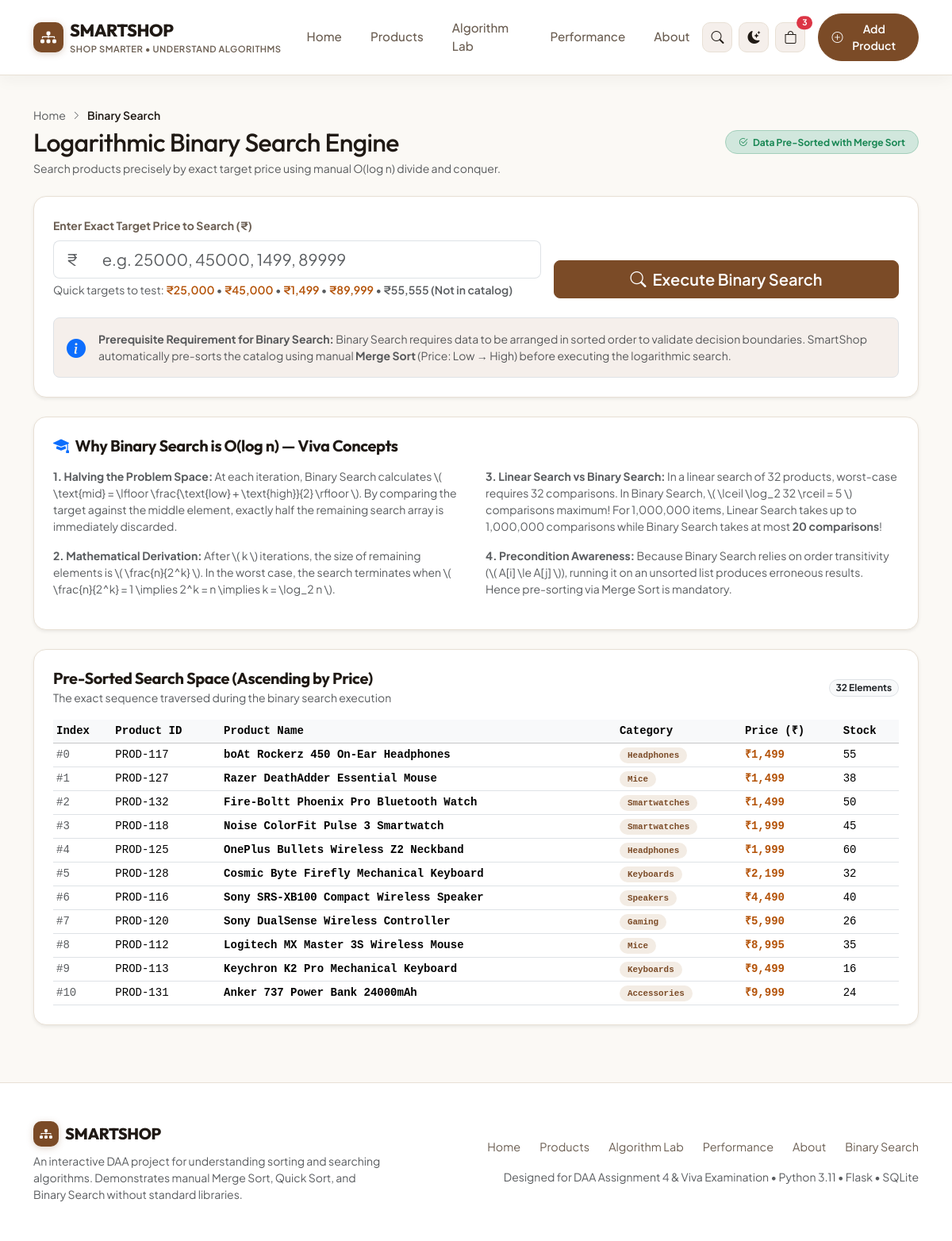
Screenshot of /search with the database file from the repository.
### tables this page shows
CREATE TABLE products (
        id TEXT PRIMARY KEY,
        name TEXT NOT NULL,
        category TEXT NOT NULL,
        price REAL NOT NULL,
        rating REAL NOT NULL,
        stock INTEGER NOT NULL,
        imageUrl TEXT NOT NULL
    );

### app.py (the view)
@app.route('/search')
def search():
    price_query = request.args.get('price', '').strip()
    search_result = None
    target_price = None
    all_products = get_all_products_as_dicts()
    sorted_products, _, _ = merge_sort(all_products, reverse=False)
    if price_query:
        try:
            target_price = float(price_query)
            search_result = binary_search(sorted_products, target_price)
        except ValueError:
            flash('Please enter a valid numeric price (e.g., 25000)', 'danger')
    return render_template(
        'search.html',
        sorted_products=sorted_products,
        search_result=search_result,
        target_price=target_price
    )

### templates/search.html (shortened to what this page needs)
{% extends 'base.html' %}
{% block content %}
<div class="container py-4">
    <div class="d-flex flex-column flex-md-row justify-content-between align-items-md-center gap-3 mb-4">
        <div>
            <div class="d-flex align-items-center gap-2 text-muted small mb-1">
                <a href="{{ url_for('index') }}" class="text-decoration-none text-muted">Home</a>
                <i class="bi bi-chevron-right" style="font-size: 0.7rem;"></i>
                <span class="text-primary-theme fw-semibold">Binary Search</span>
            </div>
            <h2 class="fw-extrabold mb-1">Logarithmic Binary Search Engine</h2>
            <p class="text-muted small mb-0">Search products precisely by exact target price using manual O(log n) divide and conquer.</p>
        </div>
        <span class="badge bg-success-subtle text-success border border-success-subtle rounded-pill px-3 py-2 align-self-start align-self-md-auto">
            <i class="bi bi-check2-circle me-1"></i> Data Pre-Sorted with Merge Sort
        </span>
    </div>
    <div class="card border-0 shadow-sm rounded-4 p-4 mb-4 theme-card">
        <form method="GET" action="{{ url_for('search') }}">
            <div class="row g-3 align-items-end">
                <div class="col-md-7">
                    <label for="searchPriceInput" class="form-label fw-bold small text-muted-theme">
                        Enter Exact Target Price to Search (₹)
                    </label>
                    <div class="input-group input-group-lg">
                        <span class="input-group-text bg-transparent border-end-0 text-muted">₹</span>
                        <input type="number" step="any" min="1" class="form-control border-start-0" id="searchPriceInput"
                               name="price" value="{{ target_price or '' }}" placeholder="e.g. 25000, 45000, 1499, 89999" required>
                    </div>
                    <div class="form-text small">
                        Quick targets to test:
                        <a href="{{ url_for('search', price=25000) }}" class="text-decoration-none text-price fw-semibold">₹25,000</a> •
                        <a href="{{ url_for('search', price=45000) }}" class="text-decoration-none text-price fw-semibold">₹45,000</a> •
                        <a href="{{ url_for('search', price=1499) }}" class="text-decoration-none text-price fw-semibold">₹1,499</a> •
                        <a href="{{ url_for('search', price=89999) }}" class="text-decoration-none text-price fw-semibold">₹89,999</a> •
                        <a href="{{ url_for('search', price=55555) }}" class="text-decoration-none text-muted fw-semibold">₹55,555 (Not in catalog)</a>
                    </div>
                </div>
                <div class="col-md-5 d-flex gap-2">
                    <button type="submit" class="btn btn-primary-custom btn-lg w-100 rounded-3 d-flex align-items-center justify-content-center gap-2">
                        <i class="bi bi-search"></i> Execute Binary Search
                    </button>
                </div>
            </div>
        </form>
        <div class="mt-4 p-3 rounded-3 bg-subtle-box border d-flex align-items-center gap-3">
            <i class="bi bi-info-circle-fill text-primary fs-4"></i>
            <div class="small text-muted">
                <strong>Prerequisite Requirement for Binary Search:</strong>
                Binary Search requires data to be arranged in sorted order to validate decision boundaries.
                SmartShop automatically pre-sorts the catalog using manual <strong>Merge Sort</strong> (Price: Low → High) before executing the logarithmic search.
            </div>
        </div>
    </div>
    <div class="card border-0 shadow-sm rounded-4 p-4 theme-card mb-4">
        <h5 class="fw-bold mb-3 text-primary-theme"><i class="bi bi-mortarboard-fill text-primary me-2"></i>Why Binary Search is O(log n) — Viva Concepts</h5>
        <div class="row g-4 small text-muted">
            <div class="col-md-6">
                <p>
                    <strong>1. Halving the Problem Space:</strong>
                    At each iteration, Binary Search calculates \( \text{mid} = \lfloor \frac{\text{low} + \text{high}}{2} \rfloor \).
                    By comparing the target against the middle element, exactly half the remaining search array is immediately discarded.
                </p>
                <p>
                    <strong>2. Mathematical Derivation:</strong>
                    After \( k \) iterations, the size of remaining elements is \( \frac{n}{2^k} \).
                    In the worst case, the search terminates when \( \frac{n}{2^k} = 1 \implies 2^k = n \implies k = \log_2 n \).
                </p>
            </div>
            <div class="col-md-6">
                <p>
                    <strong>3. Linear Search vs Binary Search:</strong>
                    In a linear search of 32 products, worst-case requires 32 comparisons.
                    In Binary Search, \( \lceil \log_2 32 \rceil = 5 \) comparisons maximum!
                    For 1,000,000 items, Linear Search takes up to 1,000,000 comparisons while Binary Search takes at most <strong>20 comparisons</strong>!
                </p>
                <p>
                    <strong>4. Precondition Awareness:</strong>
                    Because Binary Search relies on order transitivity (\( A[i] \le A[j] \)), running it on an unsorted list produces erroneous results. Hence pre-sorting via Merge Sort is mandatory.
                </p>
            </div>
        </div>
    </div>
    <div class="card border-0 shadow-sm rounded-4 p-4 theme-card">
        <div class="d-flex justify-content-between align-items-center mb-3">
            <div>
                <h5 class="fw-bold mb-0">Pre-Sorted Search Space (Ascending by Price)</h5>
                <span class="text-muted small">The exact sequence traversed during the binary search execution</span>
            </div>
            <span class="badge bg-light border text-dark rounded-pill">{{ sorted_products|length }} Elements</span>
        </div>
        <div class="table-responsive" style="max-height: 360px; overflow-y: auto;">
            <table class="table table-sm table-hover align-middle mb-0 font-monospace small">
                <thead class="table-light sticky-top">
                    <tr>
                        <th>Index</th>
                        <th>Product ID</th>
                        <th>Product Name</th>
                        <th>Category</th>
                        <th>Price (₹)</th>
                        <th>Stock</th>
                    </tr>
                </thead>
                <tbody>
                    {% for p in sorted_products %}
                    <tr {% if target_price and p.price == target_price %}class="table-warning fw-bold"{% endif %}>
                        <td class="text-muted">#{{ loop.index0 }}</td>
                        <td>{{ p.id }}</td>
                        <td class="font-sans fw-semibold">{{ p.name }}</td>
                        <td><span class="badge-category" style="font-size: 0.68rem;">{{ p.category }}</span></td>
                        <td class="text-price fw-bold">₹{{ "{:,.0f}".format(p.price) }}</td>
                        <td>{{ p.stock }}</td>
                    </tr>
                    {% endfor %}
                </tbody>
            </table>
        </div>
    </div>
</div>
{% endblock %}

### templates/base.html (shortened to what this page needs)
<!DOCTYPE html>
<html lang="en" data-theme="light">
<head>
    <link href="https://cdn.jsdelivr.net/npm/bootstrap@5.3.2/dist/css/bootstrap.min.css" rel="stylesheet">
    <link rel="stylesheet" href="https://cdn.jsdelivr.net/npm/bootstrap-icons@1.11.3/font/bootstrap-icons.min.css">
    <link rel="stylesheet" href="{{ url_for('static', filename='css/style.css') }}">
</head>
<body class="theme-body">
    <nav class="navbar navbar-expand-lg navbar-custom sticky-top py-2 py-lg-3">
        <div class="container">
            <a class="navbar-brand d-flex align-items-center gap-2" href="{{ url_for('index') }}" id="navbar-brand-logo">
                <div class="brand-icon">
                    <i class="bi bi-diagram-3-fill"></i>
                </div>
                <div>
                    <span class="brand-title">SMARTSHOP</span>
                    <span class="brand-subtitle d-none d-sm-block">Shop Smarter • Understand Algorithms</span>
                </div>
            </a>
            <div class="collapse navbar-collapse" id="navbarContent">
                <ul class="navbar-nav mx-auto mb-2 mb-lg-0 align-items-lg-center gap-lg-1">
                    <li class="nav-item">
                        <a class="nav-link px-3 {% if request.endpoint == 'index' %}active{% endif %}" href="{{ url_for('index') }}">
                            Home
                        </a>
                    </li>
                    <li class="nav-item">
                        <a class="nav-link px-3 {% if request.endpoint == 'products' %}active{% endif %}" href="{{ url_for('products') }}">
                            Products
                        </a>
                    </li>
                    <li class="nav-item">
                        <a class="nav-link px-3 {% if request.endpoint == 'analyzer' %}active{% endif %}" href="{{ url_for('analyzer') }}">
                            Algorithm Lab
                        </a>
                    </li>
                    <li class="nav-item">
                        <a class="nav-link px-3 {% if request.endpoint == 'performance' %}active{% endif %}" href="{{ url_for('performance') }}">
                            Performance
                        </a>
                    </li>
                    <li class="nav-item">
                        <a class="nav-link px-3 {% if request.endpoint in ['algorithms_guide', 'about'] %}active{% endif %}" href="{{ url_for('algorithms_guide') }}">
                            About
                        </a>
                    </li>
                </ul>
                <div class="d-none d-lg-flex align-items-center gap-2">
                    <a href="{{ url_for('search') }}" class="btn btn-icon-theme" title="Binary Search by Price" id="nav-search-btn">
                        <i class="bi bi-search"></i>
                    </a>
                    <button type="button" class="btn btn-icon-theme theme-toggle-btn" title="Toggle Light/Dark Theme" id="nav-theme-toggle" aria-label="Toggle Theme">
                        <i class="bi bi-moon-stars-fill theme-icon"></i>
                    </button>
                    <button type="button" class="btn btn-icon-theme position-relative" title="Cart / Wishlist" id="nav-cart-btn" onclick="showToast('Cart simulation: Ready for checkout integration.')">
                        <i class="bi bi-bag"></i>
                        <span class="position-absolute top-0 start-100 translate-middle badge rounded-pill bg-danger" style="font-size: 0.65rem;">
                            3
                        </span>
                    </button>
                    <a href="{{ url_for('add_product') }}" class="btn btn-primary-custom btn-sm px-3 py-2 rounded-pill ms-2 d-flex align-items-center gap-1.5" id="nav-add-product-btn">
                        <i class="bi bi-plus-circle"></i> Add Product
                    </a>
                </div>
            </div>
        </div>
    </nav>
    <div class="toast-container position-fixed bottom-0 end-0 p-3" style="z-index: 1080;">
    </div>
    <main class="main-wrapper">
        {% block content %}{% endblock %}
    </main>
    <footer class="footer-custom mt-5 py-5 border-top">
        <div class="container">
            <div class="row g-4 justify-content-between align-items-center">
                <div class="col-lg-5">
                    <div class="d-flex align-items-center gap-2 mb-2">
                        <div class="brand-icon" style="width: 32px; height: 32px; font-size: 1rem;">
                            <i class="bi bi-diagram-3-fill"></i>
                        </div>
                        <span class="brand-title fs-5">SMARTSHOP</span>
                    </div>
                    <p class="text-muted small mb-0" style="max-width: 440px;">
                        An interactive DAA project for understanding sorting and searching algorithms.
                        Demonstrates manual Merge Sort, Quick Sort, and Binary Search without standard libraries.
                    </p>
                </div>
                <div class="col-lg-6">
                    <div class="d-flex flex-wrap justify-content-lg-end gap-3 gap-md-4">
                        <a href="{{ url_for('index') }}" class="footer-link">Home</a>
                        <a href="{{ url_for('products') }}" class="footer-link">Products</a>
                        <a href="{{ url_for('analyzer') }}" class="footer-link">Algorithm Lab</a>
                        <a href="{{ url_for('performance') }}" class="footer-link">Performance</a>
                        <a href="{{ url_for('algorithms_guide') }}" class="footer-link">About</a>
                        <a href="{{ url_for('search') }}" class="footer-link">Binary Search</a>
                    </div>
                    <p class="text-muted small text-lg-end mt-3 mb-0">
                        Designed for DAA Assignment 4 & Viva Examination • Python 3.11 • Flask • SQLite
                    </p>
                </div>
            </div>
        </div>
    </footer>
</body>
</html>

### rows the page displays
products: id "PROD-117", name "boAt Rockerz 450 On-Ear Headphones", category "Headphones", price "1,499", stock "55"
products: id "PROD-127", name "Razer DeathAdder Essential Mouse", category "Mice", price "1,499", stock "38"
products: id "PROD-132", name "Fire-Boltt Phoenix Pro Bluetooth Watch", category "Smartwatches", price "1,499", stock "50"
products: id "PROD-118", name "Noise ColorFit Pulse 3 Smartwatch", category "Smartwatches", price "1,999", stock "45"
products: id "PROD-125", name "OnePlus Bullets Wireless Z2 Neckband", category "Headphones", price "1,999", stock "60"
products: id "PROD-128", name "Cosmic Byte Firefly Mechanical Keyboard", category "Keyboards", price "2,199", stock "32"
products: id "PROD-116", name "Sony SRS-XB100 Compact Wireless Speaker", category "Speakers", price "4,490", stock "40"
products: id "PROD-120", name "Sony DualSense Wireless Controller", category "Gaming", price "5,990", stock "26"
products: id "PROD-112", name "Logitech MX Master 3S Wireless Mouse", category "Mice", price "8,995", stock "35"
products: id "PROD-113", name "Keychron K2 Pro Mechanical Keyboard", category "Keyboards", price "9,499", stock "16"
products: id "PROD-131", name "Anker 737 Power Bank 24000mAh", category "Accessories", price "9,999", stock "24"

### other values shown
{{ sorted_products|length }} "32"
